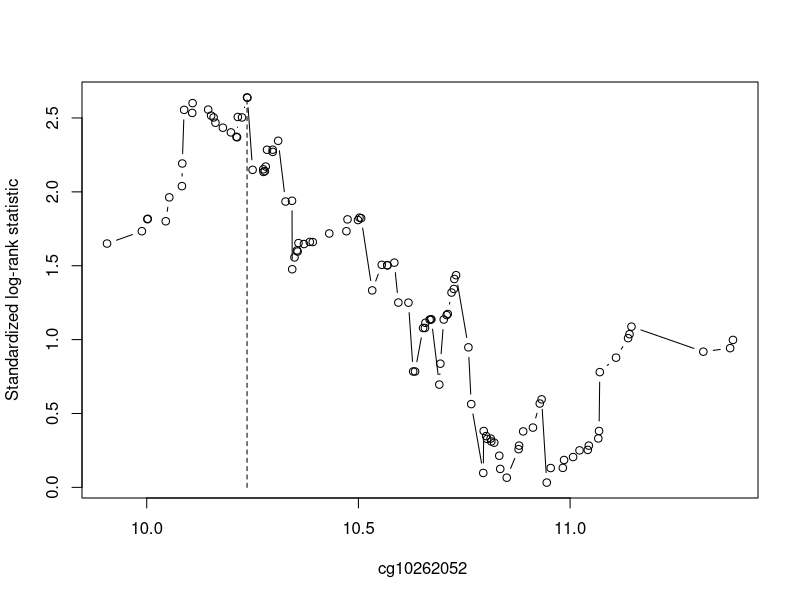
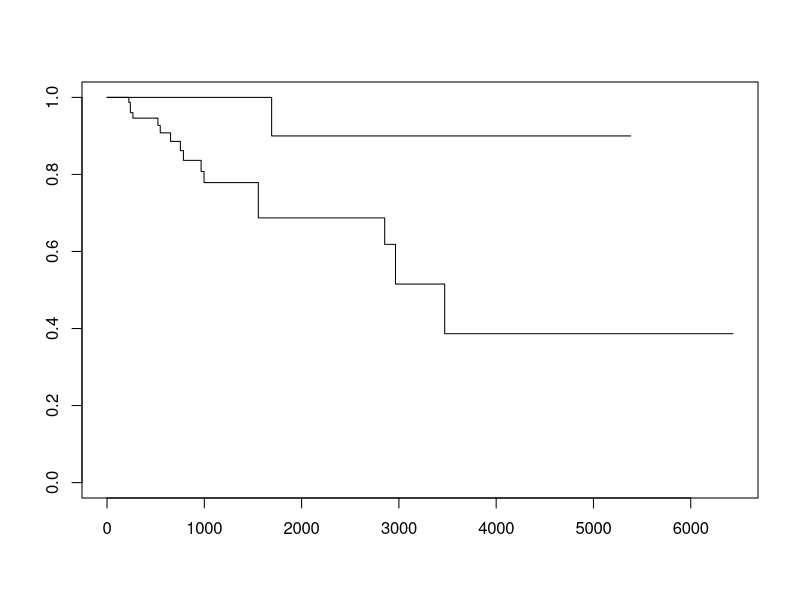

Recreate these plots in R, in order. (Note: this script raises an error after producing the figures.)
## ---- chunk 1
library(survival)
library(ggplot2)
library(survminer)
library(grid)
library(mvtnorm)
library(stats4)
library(modeltools)
library(zoo)
library(strucchange)
library(sandwich)
library(party)
library(maxstat)

#generate OS of COPS5
setwd("~/jab1_cops5")
methy<-read.table("OS_COPS5.txt",header=TRUE)
stat <- maxstat.test(Surv(OS, OS_IND)~cg10262052, data=methy, smethod="LogRank", pmethod="exactGauss", abseps=0.01)
stat
plot(stat)#出来cutpoint， 代入下面一行的值
methygroup = ifelse(methy$cg10262052<=10.237, 0, 1)
methygroup = factor(methygroup)
levels(methygroup) = c("below 10.237", "above 10.237")
fit <- survfit(Surv(OS, OS_IND) ~ methygroup, data=methy)
fit
plot(fit)
survdiff(Surv(OS, OS_IND)~methygroup, data=methy)
out=coxph(Surv(OS, OS_IND)~methygroup, data=methy)
out
ggsurvplot(fit, pval=TRUE, legent.title="cg10262052",
           legend.labs=c("below cut-point", "above cut-point"),
           xlab="Time(days)", break.time.by=1000, main="TCGA LAML hMethyl 450 - cg10262052",
           legend="right", palette=c("#00BFC4", "#000000"))


#generate RFS of COPS5
methy<-read.table("RFS_COPS5.txt",header=TRUE)
stat <- maxstat.test(Surv(OS, OS_IND)~cg10262052, data=methy, smethod="LogRank", pmethod="exactGauss", abseps=0.01)
stat
plot(stat)#出来cutpoint， 代入下面一行的值
methygroup = ifelse(methy$cg10262052<=10.796, 0, 1)
methygroup = factor(methygroup)
levels(methygroup) = c("below 10.796", "above 10.796")
fit <- survfit(Surv(OS, OS_IND) ~ methygroup, data=methy)
fit
plot(fit)
survdiff(Surv(OS, OS_IND)~methygroup, data=methy)
out=coxph(Surv(OS, OS_IND)~methygroup, data=methy)
out
ggsurvplot(fit, pval=TRUE, legent.title="cg10262052",
           legend.labs=c("below cut-point", "above cut-point"),
           xlab="Time(days)", break.time.by=1000, main="TCGA LAML hMethyl 450 - cg10262052",
           legend="right", palette=c("#00BFC4", "#000000"))
